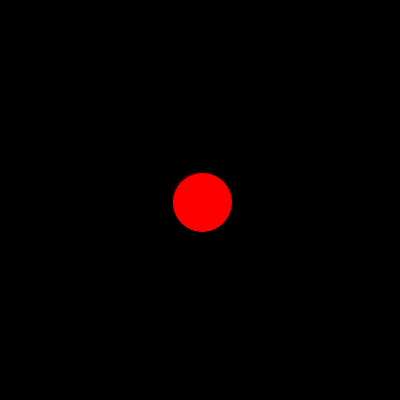
Frame 1 (no input)
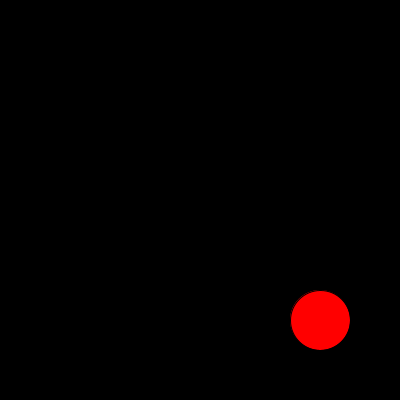
Frame 60 (the mouse pressed at the canvas centre just before this capture)
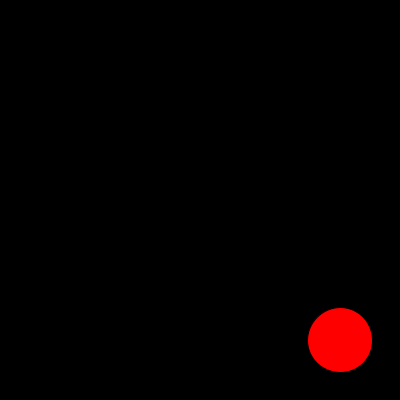
Frame 120 (the mouse held since frame 60 and released just before this capture)

The Processing sketch that drew these frames (run headless with seeded random() and noise(); from frame 60 on, the mouse is pressed at the canvas centre):

// Processing sketch: condicionales_Ejemplo2
// ── condicionales_Ejemplo2.pde

float posX;
float posY;
float tam;
int vel;

void setup() {
  size(400, 400);
  posX=width/2;
  posY=height/2;
  tam=60;
  vel=2;
}

void draw() {
  background(0);
  fill(255, 0, 0);
  if (posX>=width || posX<=0) {
    vel*=-1;
    tam+=5;
  }

  if (posX>=width)     {
    vel-=1;
  } else if (posX<=0) {
    vel+=1;
  }
  posX=posX+vel;
  posY=posY+vel;
  circle(posX, posY, tam);
}
